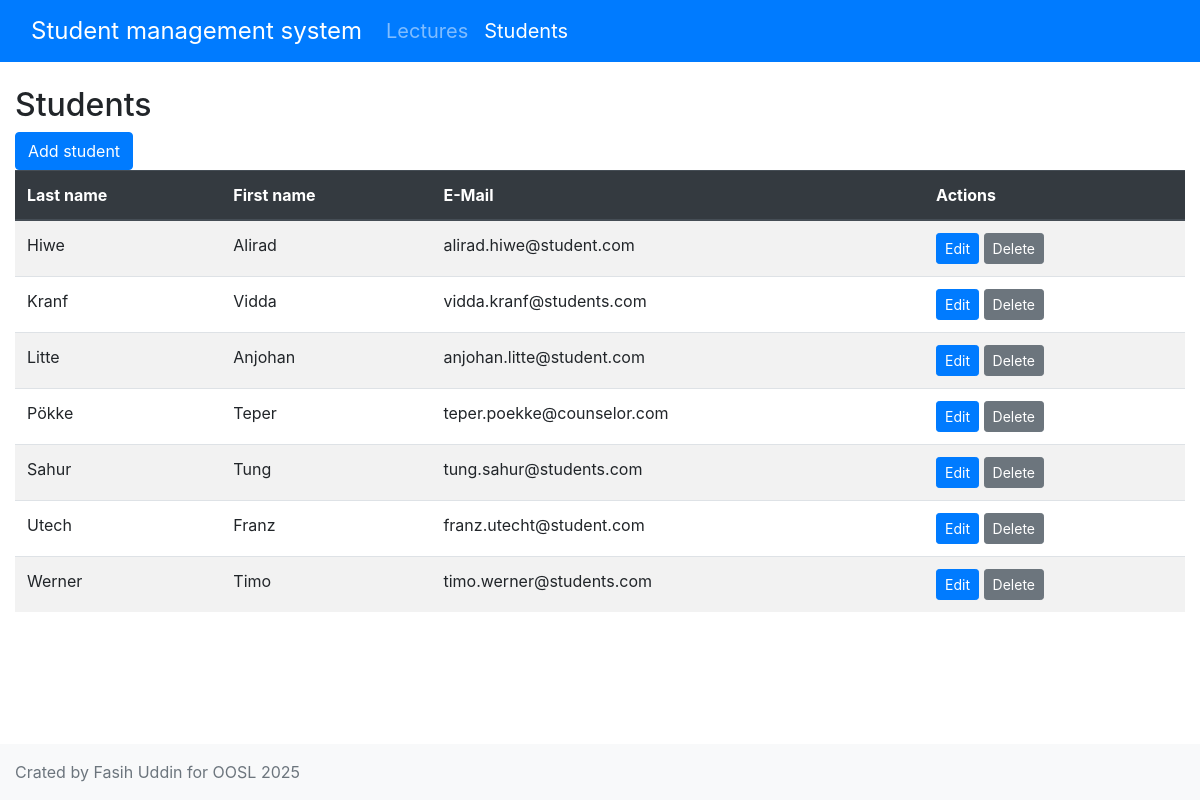
The page /students/ on the database its author committed.
### students/models.py (models this page shows, shortened)
class Student(models.Model):
    lname = models.CharField(max_length=30)
    fname = models.CharField(max_length=30)
    email = models.EmailField(blank=False)

### students/views.py (the view)
# urls.py: path('students/', get_all_students, name="student_list"),
def get_all_students(request):
    students = Student.objects.all().order_by("lname", "fname")
    return render(request, "students/student_list.html", {"page_title": "Students",
                                                          "students": students})

### templates/students/student_list.html
{% extends "students/base.html" %}
{% load bootstrap4 %}
{% block content %}
    <a href="{% url 'add_student' %}" class="btn btn-primary">Add student</a>
    <table class="table table-striped">
        <thead class="thead-dark">
        <tr>
            <th>Last name</th>
            <th>First name</th>
            <th>E-Mail</th>
            <th>Actions</th>
        </tr>
        </thead>
        {% for student in students %}
            <tr>
                <td>{{ student.lname }}</td>
                <td>{{ student.fname }}</td>
                <td>{{ student.email }}</td>
                <td>
                    <a href="{% url 'edit_student' pk=student.id %}" class="btn btn-primary btn-sm">Edit</a>
                    <a href="{% url 'delete_student' pk=student.id %}" class="btn btn-secondary btn-sm">Delete</a>
                </td>
            </tr>
        {% endfor %}
    </table>
{% endblock %}

### templates/students/base.html (shortened to what this page needs)
{% load bootstrap4 %}
<!DOCTYPE html>
<html lang="en" class="h-100">
<head>
    {% bootstrap_css %}
</head>
<body class="d-flex flex-column h-100">
{% block header %}
<nav class="navbar navbar-expand-lg navbar-dark bg-primary">
    <div class="container-fluid">
        <a class="navbar-brand" style="font-size: 1.5rem;" href={% url "homepage" %}>Student management system</a>
        <div class="collapse navbar-collapse" id="navbarNavAltMarkup">
            <div class="navbar-nav">
                <a class="nav-link {% if request.resolver_match.url_name == 'lecture_list' %}active{% endif %}" aria-current="page" href={% url "lecture_list" %} style="font-size: 1.25rem;">Lectures</a>
                <a class="nav-link {% if request.resolver_match.url_name == 'student_list' %}active{% endif %}" href={% url "student_list" %} style="font-size: 1.25rem;">Students</a>
            </div>
        </div>
    </div>
</nav>
{% endblock %}
<main class="flex-shrink-0">
    <div class="container-fluid mt-4">
        <h2>{{ page_title }}</h2>
        {% block content %}
        {% endblock %}
    </div>
</main>
{% block footer %}
<footer class="footer mt-auto py-3 bg-light">
    <div class="container-fluid">
        <p class="text-muted mb-0">Crated by Fasih Uddin for OOSL 2025</p>
    </div>
</footer>
{% endblock %}
</body>
</html>

### rows shown on the page
Student: lname "Hiwe", fname "Alirad", email "alirad.hiwe@student.com"
Student: lname "Kranf", fname "Vidda", email "vidda.kranf@students.com"
Student: lname "Litte", fname "Anjohan", email "anjohan.litte@student.com"
Student: lname "Pökke", fname "Teper", email "teper.poekke@counselor.com"
Student: lname "Sahur", fname "Tung", email "tung.sahur@students.com"
Student: lname "Utech", fname "Franz", email "franz.utecht@student.com"
Student: lname "Werner", fname "Timo", email "timo.werner@students.com"

### other values the page prints
{{ page_title }} "Students"
